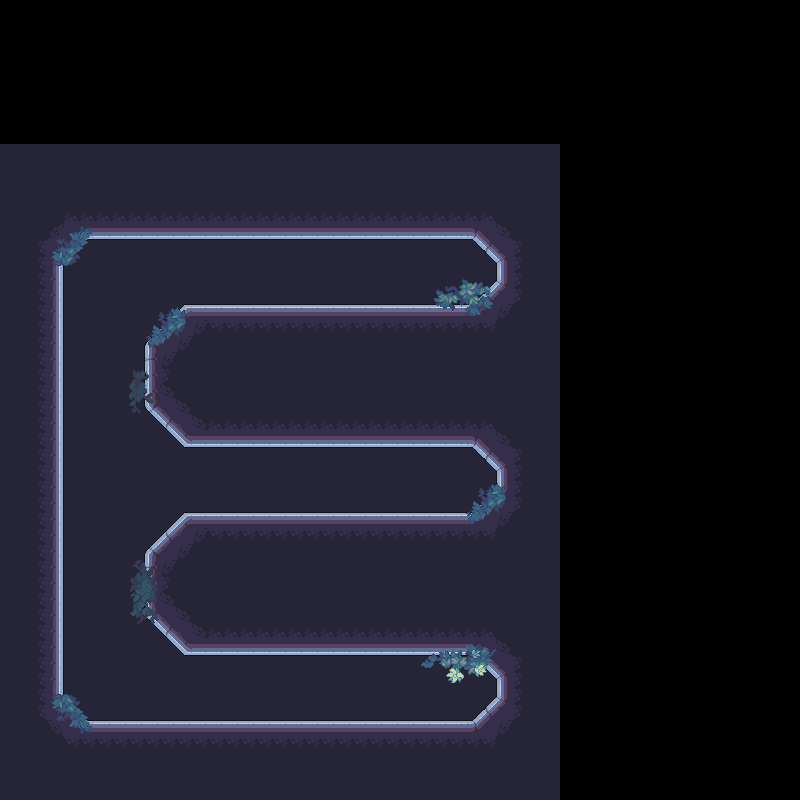

Tiled map render using the project's own tile images. Description and the map definition, with tile-layer contents summarised, below:
An orthogonal 50x50 tile map with 16x16 px tiles, 3 tile layers (bg, wall, der) and 13 objects (10x Enemy, Player, chest, door).

<map version="1.10" tiledversion="1.11.2" orientation="orthogonal" renderorder="right-down" width="50" height="50" tilewidth="16" tileheight="16" infinite="0" nextlayerid="5" nextobjectid="23">
 <tileset firstgid="1" source="地图.tsx" />
 <layer id="1" name="bg" width="50" height="50">
  <data>[2500 cells, 1435 non-empty, 1 distinct tile ids]</data>
 </layer>
 <layer id="2" name="wall" width="50" height="50">
  <data>[2500 cells, 460 non-empty, 69 distinct tile ids]</data>
 </layer>
 <layer id="3" name="der" width="50" height="50">
  <data>[2500 cells, 77 non-empty, 59 distinct tile ids]</data>
 </layer>
 <objectgroup id="4" name="对象层 1">
  <object id="1" name="Player" x="427" y="691">
   <point />
  </object>
  <object id="2" name="Enemy" x="189.5" y="691">
   <point />
  </object>
  <object id="3" name="Enemy" x="99.5" y="668">
   <point />
  </object>
  <object id="5" name="Enemy" x="86" y="536">
   <point />
  </object>
  <object id="8" name="Enemy" x="181" y="479.5">
   <point />
  </object>
  <object id="10" name="Enemy" x="350" y="474.5">
   <point />
  </object>
  <object id="12" name="Enemy" x="468.5" y="274">
   <point />
  </object>
  <object id="13" name="Enemy" x="316" y="265.5">
   <point />
  </object>
  <object id="14" name="Enemy" x="262" y="284.5">
   <point />
  </object>
  <object id="17" name="Enemy" x="112.5" y="294">
   <point />
  </object>
  <object id="19" name="Enemy" x="89.5" y="411.5">
   <point />
  </object>
  <object id="21" name="chest" x="448" y="483.5">
   <point />
  </object>
  <object id="22" name="door" x="400.5" y="263.5">
   <point />
  </object>
 </objectgroup>
</map>
